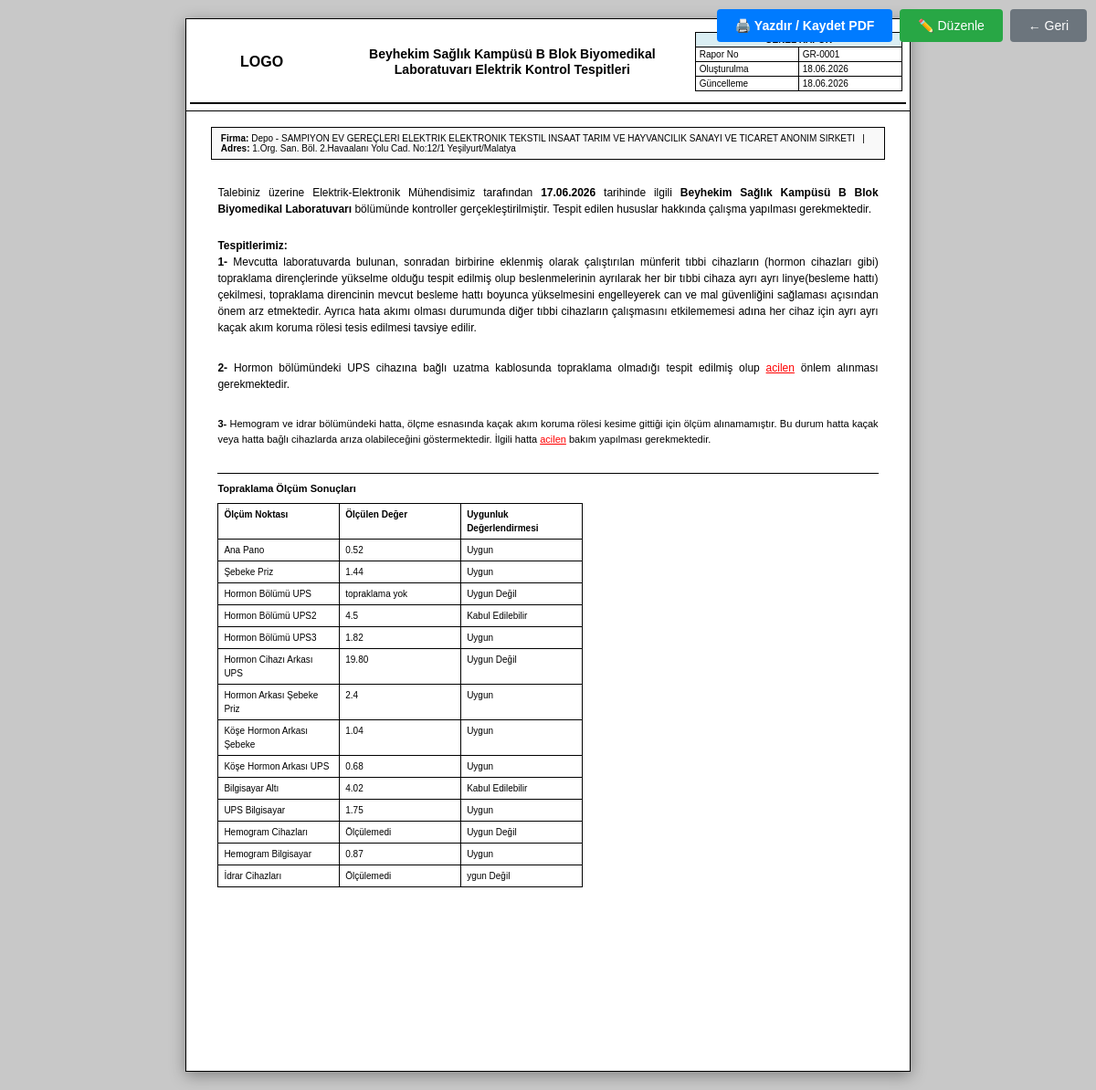
Page /pages/genel_rapor_yazdir.php?id=1 (signed in) on the committed database.
### tables this page shows
CREATE TABLE IF NOT EXISTS system_settings (
    id INT AUTO_INCREMENT PRIMARY KEY,
    setting_key VARCHAR(100) NOT NULL UNIQUE,
    setting_value TEXT,
    updated_at TIMESTAMP DEFAULT CURRENT_TIMESTAMP ON UPDATE CURRENT_TIMESTAMP
);

CREATE TABLE IF NOT EXISTS general_reports (
    id INT AUTO_INCREMENT PRIMARY KEY,
    kurum_id INT NOT NULL,
    title VARCHAR(500) NOT NULL,
    content LONGTEXT,
    created_at TIMESTAMP DEFAULT CURRENT_TIMESTAMP,
    updated_at TIMESTAMP DEFAULT CURRENT_TIMESTAMP ON UPDATE CURRENT_TIMESTAMP,
    FOREIGN KEY (kurum_id) REFERENCES institutions(id) ON DELETE CASCADE
);

CREATE TABLE IF NOT EXISTS institutions (
    id INT AUTO_INCREMENT PRIMARY KEY,
    user_id INT NOT NULL,
    firma_adi VARCHAR(255) NOT NULL,
    adresi TEXT,
    sgk_sicil_no VARCHAR(50),
    il_kodu VARCHAR(2) DEFAULT '01',
    kurum_kodu VARCHAR(3),
    isg_katip_id VARCHAR(100),
    report_date DATE,
    start_date DATETIME,
    end_date DATETIME,
    next_control_date DATE,
    created_at TIMESTAMP DEFAULT CURRENT_TIMESTAMP,
    FOREIGN KEY (user_id) REFERENCES users(id) ON DELETE CASCADE
);

### htdocs/includes/functions.php (called while the page is built, shortened)
<?php
function getSetting($pdo, $key, $default = '')
{
    try {
        $stmt = $pdo->prepare("SELECT setting_value FROM system_settings WHERE setting_key = ?");
        $stmt->execute([$key]);
        $val = $stmt->fetchColumn();
        return ($val !== false) ? $val : $default;
    } catch (PDOException $e) {
        return $default;
    }
}
?>

### htdocs/pages/genel_rapor_yazdir.php (the view, shortened to what this page needs)
<?php
require_once '../includes/db.php';
require_once '../includes/functions.php';
$id = isset($_GET['id']) ? intval($_GET['id']) : 0;
$stmt = $pdo->prepare("
    SELECT gr.*, i.firma_adi, i.adresi
    FROM general_reports gr
    JOIN institutions i ON gr.kurum_id = i.id
    WHERE gr.id = ?
");
$stmt->execute([$id]);
$data = $stmt->fetch();
function renderHeader() {
    global $pdo, $data;
    $logoText = getSetting($pdo, 'logo_text', 'LOGO');
    $logoHtml = htmlspecialchars($logoText);
    ?>
    <table style="border:none;">
        <tr style="border:none;">
            <td style="width: 20%; height: 60px; border:none; text-align:center; vertical-align:middle;">
                <div style="font-weight:bold; font-size:16px;"><?php echo $logoHtml; ?></div>
            </td>
            <td style="width: 50%; text-align: center; border:none;">
                <h1><?php echo htmlspecialchars($data['title']); ?></h1>
            </td>
            <td style="width: 30%; border:none;">
                <table class="doc-info" style="border:1px solid black; width:100%;">
                    <tr>
                        <td colspan="2" style="border:1px solid black; text-align:center; font-weight:bold; background-color:#daeef3;">GENEL RAPOR</td>
                    </tr>
                    <tr>
                        <td style="border:1px solid black; width:50%;">Rapor No</td>
                        <td style="border:1px solid black;">GR-<?php echo str_pad($data['id'], 4, '0', STR_PAD_LEFT); ?></td>
                    </tr>
                    <tr>
                        <td style="border:1px solid black;">Oluşturulma</td>
                        <td style="border:1px solid black;"><?php echo date('d.m.Y', strtotime($data['created_at'])); ?></td>
                    </tr>
                    <tr>
                        <td style="border:1px solid black;">Güncelleme</td>
                        <td style="border:1px solid black;"><?php echo date('d.m.Y', strtotime($data['updated_at'])); ?></td>
                    </tr>
                </table>
            </td>
        </tr>
    </table>
    <hr style="border: 1px solid black; margin-top:5px; margin-bottom:5px;">
    <?php
}
?>
<!DOCTYPE html>
<html lang="tr">
<head>
    <link rel="stylesheet" href="../assets/css/rapor.css">
</head>
<body>
    <div class="no-print" style="position: fixed; top: 10px; right: 10px; z-index: 1000;">
        <button onclick="window.print()"
            style="padding: 10px 20px; background: #007bff; color: white; border: none; cursor: pointer; border-radius: 4px; font-size: 14px;">
            <b>🖨️ Yazdır / Kaydet PDF</b>
        </button>
        <a href="genel_rapor_duzenle.php?id=<?php echo $id; ?>"
            style="padding: 10px 20px; background: #28a745; color: white; border: none; cursor: pointer; border-radius: 4px; font-size: 14px; text-decoration: none; display: inline-block; margin-left: 5px;">
            ✏️ Düzenle
        </a>
        <a href="genel_rapor.php"
            style="padding: 10px 20px; background: #6c757d; color: white; border: none; cursor: pointer; border-radius: 4px; font-size: 14px; text-decoration: none; display: inline-block; margin-left: 5px;">
            ← Geri
        </a>
    </div>
    <table class="main-report-table">
        <thead>
            <tr>
                <td>
                    <?php renderHeader(); ?>
                </td>
            </tr>
        </thead>
        <tbody>
            <tr>
                <td>
                    <div class="page">
                        <div class="firma-info">
                            <strong>Firma:</strong> <?php echo htmlspecialchars($data['firma_adi'] ?? ''); ?>
                            <?php if (!empty($data['adresi'])): ?>
                                &nbsp;&nbsp;|&nbsp;&nbsp;
                                <strong>Adres:</strong> <?php echo htmlspecialchars($data['adresi']); ?>
                            <?php endif; ?>
                        </div>
                        <div class="report-content">
                            <?php echo $data['content'] ?? '<p><em>İçerik henüz eklenmemiş.</em></p>'; ?>
                        </div>
                    </div>
                </td>
            </tr>
        </tbody>
    </table>
</body>
</html>

### htdocs/assets/css/rapor.css (style rules this page uses)
* { box-sizing: border-box; }
body { font-family: 'Arial', sans-serif; font-size: 10px; background-color: #c8c8c8; margin: 0; padding: 20px; }
h1 { font-size: 14px; text-align: center; margin: 0; line-height: 1.2; }
table { width: 100%; border-collapse: collapse; margin-bottom: 5px; margin-top: 5px; }
th, td { border: 1px solid #000; padding: 2px 4px; vertical-align: middle; }
.main-report-table { width: 210mm; margin: 0 auto; border-collapse: collapse; background: white; box-shadow: 0 4px 16px rgba(0, 0, 0, 0.35); }
.page { width: 100%; min-height: 277mm; padding: 4mm 6mm; position: relative; border-bottom: 4px solid #c8c8c8; }
.page:last-child { border-bottom: none; }

### htdocs/pages/genel_rapor_yazdir.php (style rules this page uses)
.report-content { padding: 4mm 2mm; font-size: 11px; line-height: 1.5; }
.report-content p { margin: 4px 0; text-align: justify; }
.report-content table { width: 100%; border-collapse: collapse; margin: 8px 0; }
.report-content table td, .report-content table th { border: 1px solid #000; padding: 4px 6px; vertical-align: top; font-size: 10px; }
.report-content hr { border: none; border-top: 1px solid #000; margin: 8px 0; }
.firma-info { background-color: #f9f9f9; border: 1px solid #000; padding: 6px 10px; margin-bottom: 8px; font-size: 10px; }

### rows in the picture
system_settings: setting_value "LOGO"
general_reports: title "Beyhekim Sağlık Kampüsü B Blok Biyomedikal Laboratuvarı Elektrik Kontrol Tespitleri", id "0001", created_at "18.06.2026", updated_at "18.06.2026", kurum.firma_adi "Depo - SAMPIYON EV GEREÇLERI ELEKTRIK ELEKTRONIK TEKSTIL INSAAT TARIM VE HAYVANCILIK SANAYI VE TICARET ANONIM SIRKETI", kurum.adresi "1.Org. San. Böl. 2.Havaalanı Yolu Cad. No:12/1 Yeşilyurt/Malatya", content "Talebiniz üzerine Elektrik-Elektronik Mühendisimiz tarafından 17.06.2026 tarihinde ilgili Beyhekim Sağlık Kampüsü B Blok Biyomedikal Laboratuvarı bölümünde kontroller gerçekleştirilmiştir. Tespit edilen hususlar hakkında çalışma yapılması gerekmektedir. Tespitlerimiz: 1- Mevcutta laboratuvarda bulunan , sonradan birbirine eklenmiş olarak çalıştırılan münferit tıbbi cihazların (hormon cihazları gibi) topraklama dirençlerinde yükselme olduğu tespit edilmiş olup beslenmelerinin ayrılarak her bir tıbbi cihaza ayrı ayrı linye(besleme hattı) çekilmesi, topraklama direncinin mevcut besleme hattı boyunca yükselmesini engelleyerek can ve mal güvenliğini sağlaması açısından önem arz etmektedir.…"
